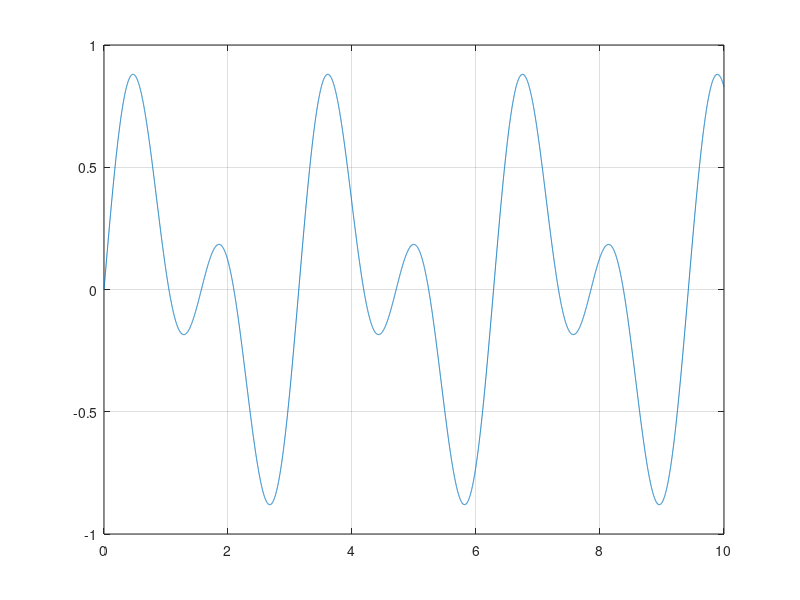
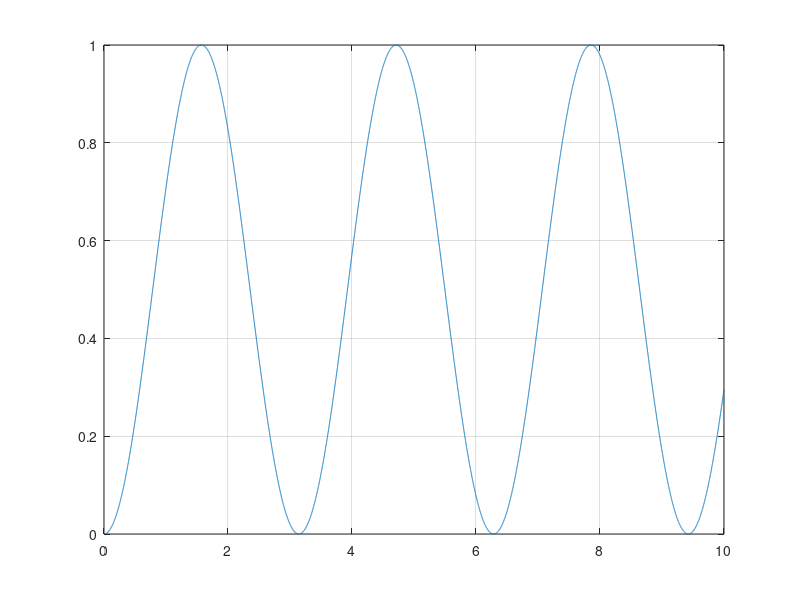
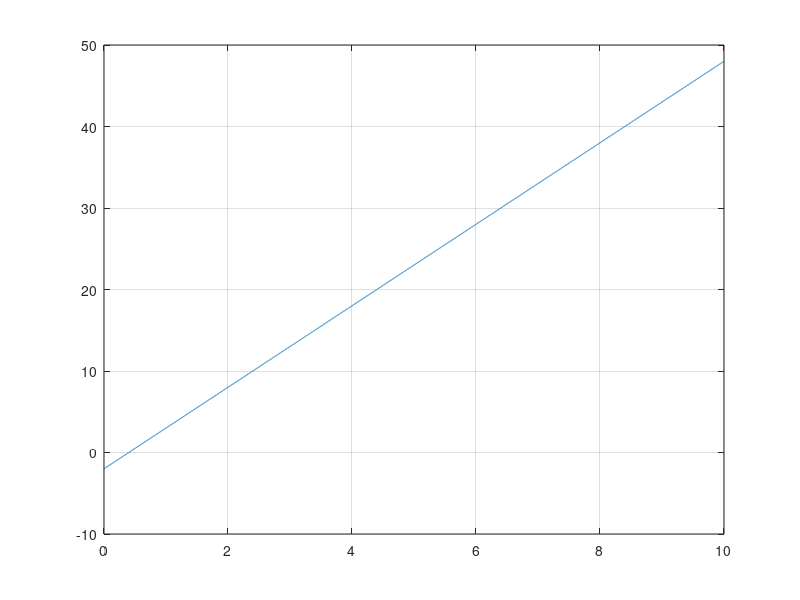
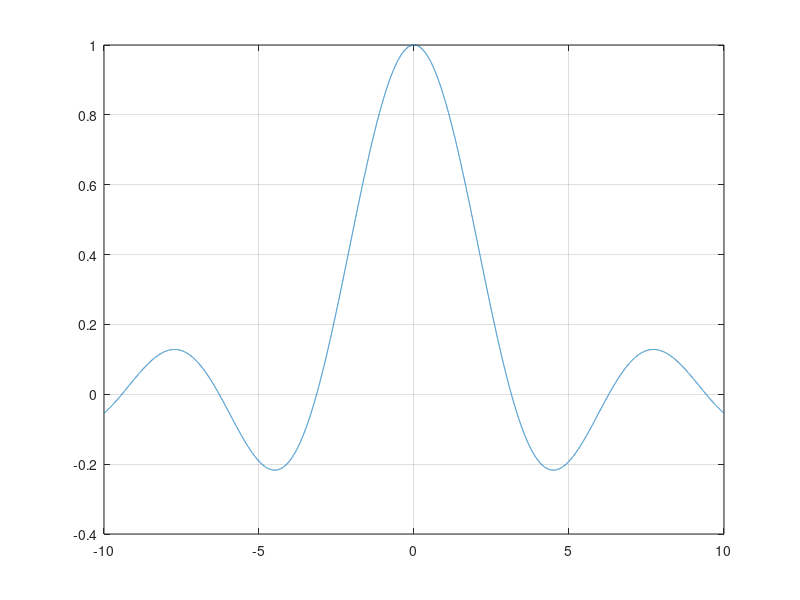

MATLAB code to generate these figures, in order:
t = [0:0.001:10];       % vec eje temporal
t2 = [-10:0.001:10];

f1 = sin(3*t).*cos(t);  % son dos vec -> usa .*
figure(1);              % abre ventana figure 1
plot(t,f1);             % dibuja (eje x, eje y)   
grid on;                % cuadricula

f2 = sin(t).^2;
figure(2);
plot(t,f2);
grid on;

f3 = 5*t-2;
figure(3);
plot(t,f3);
grid on;

f4 = sin(t2)./t2;
figure(4);
plot(t2,f4);
grid on;
